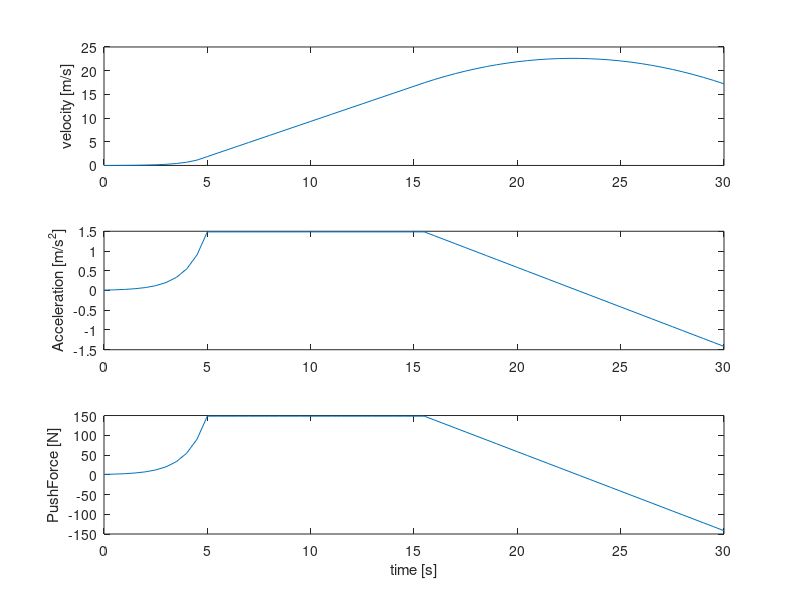

Recreate this plot in MATLAB. (Note: this script raises an error after producing the figure.)
clear; clc;

%name: Isaac Abella
% Section B377

%% Generate Data
x1 = 0:10;
f1 = exp(0.5 * x1);
x2 = 0:19;
f2 = ones(size(x2)) *f1(end);
x3 = 0:29;
f3 = f2(end) + -10*x3;

%% plotting

% ones takes the size of an array or the rows or columns of a row vector
% multiplied by the last value of f1
% prints out a 1 by 10 array 

pushForce = [f1 f2 f3];
time = linspace(0, 30, length(pushForce));

%% Obtain a new velocity 

mass = 100; % kg
acc = pushForce/mass;

%acc(1) = 0;
vel = nan(size(time));
vel(1) = 0;

for idx = 2:length(time)
    deltaT = time(idx) - time(idx-1);
    vel(idx) = vel(idx-1) + acc(idx)*deltaT;
end 
 
%% Creating a time array that will create the graph as it goes through data



fig = figure(1); clf
subplot(3,1,1);
plot(time, vel)
ylabel('velocity [m/s]')

subplot(3,1,2);
plot(time, acc);
ylabel('Acceleration [m/s^2]')

subplot(3,1,3);
plot(time, pushForce);
ylabel('PushForce [N]')
xlabel('time [s]');

sgtitle('Object Kinematics');


% The above is array concatatonation that combines the arrays manually